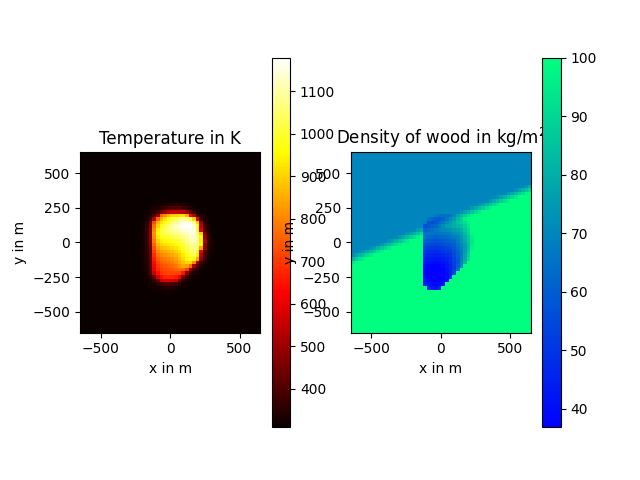

Recreate this plot in Python.
# This program simulates a wildfire in a square area of forest.  Taking into 
# account diffusion, heat loss, wind, and combustion, it uses the Forward Euler
# Method to show how the temperature and wood density at a given location change
# with time.  Then it set up an initial distribution for the wood density.  Pretend 
# that the square of forest has infinitesimally thin parallel lines of constant wood
# density.  These lines all have the same slope, so their y-intercepts can serve
# as indicators of their respective wood densities. 

import matplotlib.pyplot as plt
import numpy
import math
import matplotlib

diffusion_coefficient = 5. # m2 / s
ambient_temperature = 310. # K
heat_loss_time_constant = 120. # s
velocity_x = 0.03 # m / s
velocity_y = 0.12 # m / s
ignition_temperature = 561. # K
burn_temperature = 1400. # K
burn_time_constant = 0.5 * 3600. # s
heating_value = (burn_temperature - ambient_temperature) / (
    heat_loss_time_constant * 100.) * burn_time_constant # K / (kg / m2)
slope = 0.4 # dimensionless
intercept_1 = 100. # m
intercept_2 = 170. # m
wood_1 = 100. # kg / m2
wood_2 = 70. # kg / m2

length = 650. # meters; domain extends from -length to +length
# A grid size of 50 x 50 ist much too small to see the correct result. For a better result, set the size to 200 x 200. That computation would, however, be far too long for the Web-based development environment. You may want to run it offline.
size = 50 # number of points per dimension of the grid
dx = 2. * length / size
# Pick a time step below the threshold of instability
h = 0.2 * dx ** 2 / diffusion_coefficient # s
end_time = 30. * 60. # s

# Convert from integer grid positions to coordinates measured in meters
def grid2physical(i, j):
    return i * dx - length + 0.5 * dx, j * dx - length + 0.5 * dx

def wildfire():
    temperatures_old = ambient_temperature * numpy.ones([size, size]) # K
    wood_old = numpy.zeros([size, size]) # kg / m2
    for j in range(0, size):
        for i in range(0, size):
            x, y = grid2physical(i, j)
            temperatures_old[j][i] = (burn_temperature - ambient_temperature) * \
                math.exp(-((x + 50.) ** 2 + (y + 250.) ** 2) / (2. * 50. ** 2)) \
                + ambient_temperature
            intercept=y-slope*x
            w=wood_1+(wood_2-wood_1)/(intercept_2-intercept_1)*(intercept-intercept_1)
            wood_old[j][i]=min(wood_1,max(wood_2,w))

    temperatures_new = numpy.copy(temperatures_old) # K
    wood_new = numpy.copy(wood_old) # kg / m2

    num_steps = int(end_time / h)
    for step in range(num_steps):
        for j in range(1, size - 1):
            for i in range(1, size - 1):
                temp = temperatures_old[j][i]
                burn_rate=0
                if temp>=ignition_temperature:
                    burn_rate=wood_old[j][i]/burn_time_constant
                wood_new[j][i]=wood_old[j][i]-h*burn_rate
                temperatures_new[j][i]=temp+h*(diffusion_coefficient/dx**2*(temperatures_old[j-1][i]+temperatures_old[j+1][i]+temperatures_old[j][i-1]+temperatures_old[j][i+1]-4*temp)-(temp-ambient_temperature)/heat_loss_time_constant-0.5/dx*(velocity_x*(temperatures_old[j][i+1]-temperatures_old[j][i-1])+velocity_y*(temperatures_old[j+1][i]-temperatures_old[j-1][i]))+heating_value*burn_rate)

        temperatures_old, temperatures_new = temperatures_new, temperatures_old
        wood_old, wood_new = wood_new, wood_old
    return temperatures_old, wood_old

temperatures_old, wood_old = wildfire()

def fire_plot():
    dimensions = [-length, length, -length, length]
                 
    axes = plt.subplot(121)
    plt.imshow(temperatures_old, interpolation = 'nearest', cmap = matplotlib.cm.hot, origin = 'lower', extent = dimensions)
    plt.colorbar()
    axes.set_title('Temperature in K')
    axes.set_xlabel('x in m')
    axes.set_ylabel('y in m')

    axes = plt.subplot(122)
    plt.imshow(wood_old, cmap = matplotlib.cm.winter, origin = 'lower', extent = dimensions)
    plt.colorbar()
    axes.set_title('Density of wood in kg/m$^2$')
    axes.set_xlabel('x in m')
    axes.set_ylabel('y in m')
    plt.show()

fire_plot()   
